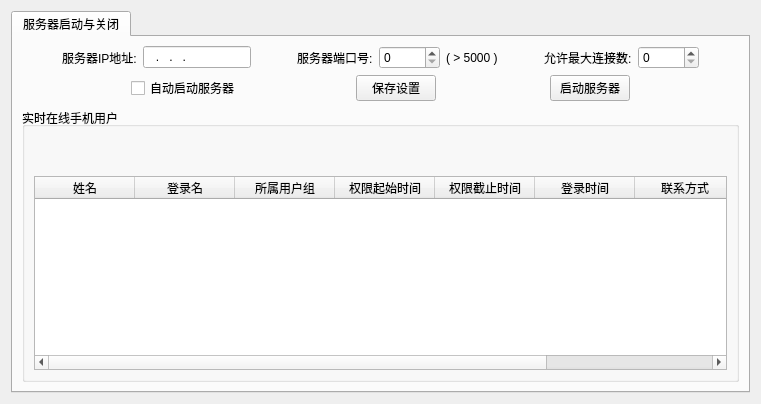
         <widget class="QWidget" name="page_9">
          <layout class="QVBoxLayout" name="verticalLayout_46">
           <item>
            <widget class="QTabWidget" name="tabWidget_6">
             <property name="styleSheet">
              <string notr="true"/>
             </property>
             <property name="currentIndex">
              <number>0</number>
             </property>
             <widget class="QWidget" name="tab_14">
              <attribute name="title">
               <string>服务器启动与关闭</string>
              </attribute>
              <layout class="QVBoxLayout" name="verticalLayout_7">
               <item>
                <layout class="QHBoxLayout" name="horizontalLayout_52">
                 <item>
                  <spacer name="horizontalSpacer_35">
                   <property name="orientation">
                    <enum>Qt::Horizontal</enum>
                   </property>
                   <property name="sizeHint" stdset="0">
                    <size>
                     <width>40</width>
                     <height>20</height>
                    </size>
                   </property>
                  </spacer>
                 </item>
                 <item>
                  <widget class="QLabel" name="label_33">
                   <property name="text">
                    <string>服务器IP地址:</string>
                   </property>
                  </widget>
                 </item>
                 <item>
                  <widget class="QLineEdit" name="lineEdit_29">
                   <property name="enabled">
                    <bool>true</bool>
                   </property>
                   <property name="inputMask">
                    <string>000.000.000.000</string>
                   </property>
                  </widget>
                 </item>
                 <item>
                  <spacer name="horizontalSpacer_32">
                   <property name="orientation">
                    <enum>Qt::Horizontal</enum>
                   </property>
                   <property name="sizeHint" stdset="0">
                    <size>
                     <width>40</width>
                     <height>20</height>
                    </size>
                   </property>
                  </spacer>
                 </item>
                 <item>
                  <widget class="QLabel" name="label_24">
                   <property name="text">
                    <string>服务器端口号:</string>
                   </property>
                  </widget>
                 </item>
                 <item>
                  <widget class="QSpinBox" name="spinBox_2">
                   <property name="maximum">
                    <number>20000</number>
                   </property>
                  </widget>
                 </item>
                 <item>
                  <widget class="QLabel" name="label_25">
                   <property name="text">
                    <string>( &gt; 5000 )</string>
                   </property>
                  </widget>
                 </item>
                 <item>
                  <spacer name="horizontalSpacer_33">
                   <property name="orientation">
                    <enum>Qt::Horizontal</enum>
                   </property>
                   <property name="sizeHint" stdset="0">
                    <size>
                     <width>40</width>
                     <height>20</height>
                    </size>
                   </property>
                  </spacer>
                 </item>
                 <item>
                  <widget class="QLabel" name="label_10">
                   <property name="text">
                    <string>允许最大连接数:</string>
                   </property>
                  </widget>
                 </item>
                 <item>
                  <widget class="QSpinBox" name="spinBox">
                   <property name="maximum">
                    <number>10000</number>
                   </property>
                  </widget>
                 </item>
                 <item>
                  <spacer name="horizontalSpacer_36">
                   <property name="orientation">
                    <enum>Qt::Horizontal</enum>
                   </property>
                   <property name="sizeHint" stdset="0">
                    <size>
                     <width>40</width>
                     <height>20</height>
                    </size>
                   </property>
                  </spacer>
                 </item>
                </layout>
               </item>
               <item>
                <layout class="QHBoxLayout" name="horizontalLayout_10">
                 <item>
                  <spacer name="horizontalSpacer_34">
                   <property name="orientation">
                    <enum>Qt::Horizontal</enum>
                   </property>
                   <property name="sizeHint" stdset="0">
                    <size>
                     <width>40</width>
                     <height>20</height>
                    </size>
                   </property>
                  </spacer>
                 </item>
                 <item>
                  <widget class="QCheckBox" name="checkBox">
                   <property name="text">
                    <string>自动启动服务器</string>
                   </property>
                  </widget>
                 </item>
                 <item>
                  <spacer name="horizontalSpacer_106">
                   <property name="orientation">
                    <enum>Qt::Horizontal</enum>
                   </property>
                   <property name="sizeHint" stdset="0">
                    <size>
                     <width>40</width>
                     <height>20</height>
                    </size>
                   </property>
                  </spacer>
                 </item>
                 <item>
                  <widget class="QPushButton" name="pushButton_21">
                   <property name="minimumSize">
                    <size>
                     <width>75</width>
                     <height>0</height>
                    </size>
                   </property>
                   <property name="text">
                    <string>保存设置</string>
                   </property>
                   <property name="icon">
                    <iconset>
                     <normaloff>:/image/gtk-save.png</normaloff>:/image/gtk-save.png</iconset>
                   </property>
                  </widget>
                 </item>
                 <item>
                  <spacer name="horizontalSpacer_107">
                   <property name="orientation">
                    <enum>Qt::Horizontal</enum>
                   </property>
                   <property name="sizeHint" stdset="0">
                    <size>
                     <width>40</width>
                     <height>20</height>
                    </size>
                   </property>
                  </spacer>
                 </item>
                 <item>
                  <widget class="QPushButton" name="pushButton_72">
                   <property name="minimumSize">
                    <size>
                     <width>75</width>
                     <height>0</height>
                    </size>
                   </property>
                   <property name="text">
                    <string>启动服务器</string>
                   </property>
                   <property name="icon">
                    <iconset resource="../IOT_pro/resource.qrc">
                     <normaloff>:/image/ball_off.ico</normaloff>:/image/ball_off.ico</iconset>
                   </property>
                  </widget>
                 </item>
                 <item>
                  <spacer name="horizontalSpacer_17">
                   <property name="orientation">
                    <enum>Qt::Horizontal</enum>
                   </property>
                   <property name="sizeHint" stdset="0">
                    <size>
                     <width>40</width>
                     <height>20</height>
                    </size>
                   </property>
                  </spacer>
                 </item>
                </layout>
               </item>
               <item>
                <widget class="QGroupBox" name="groupBox_10">
                 <property name="title">
                  <string>实时在线手机用户</string>
                 </property>
                 <property name="alignment">
                  <set>Qt::AlignLeading|Qt::AlignLeft|Qt::AlignVCenter</set>
                 </property>
                 <layout class="QVBoxLayout" name="verticalLayout_48">
                  <item>
                   <spacer name="verticalSpacer_45">
                    <property name="orientation">
                     <enum>Qt::Vertical</enum>
                    </property>
                    <property name="sizeType">
                     <enum>QSizePolicy::Minimum</enum>
                    </property>
                    <property name="sizeHint" stdset="0">
                     <size>
                      <width>20</width>
                      <height>40</height>
                     </size>
                    </property>
                   </spacer>
                  </item>
                  <item>
                   <widget class="QTableWidget" name="tableWidget_4">
                    <property name="styleSheet">
                     <string notr="true"/>
                    </property>
                    <column>
                     <property name="text">
                      <string>姓名</string>
                     </property>
                    </column>
                    <column>
                     <property name="text">
                      <string>登录名</string>
                     </property>
                    </column>
                    <column>
                     <property name="text">
                      <string>所属用户组</string>
                     </property>
                    </column>
                    <column>
                     <property name="text">
                      <string>权限起始时间</string>
                     </property>
                    </column>
                    <column>
                     <property name="text">
                      <string>权限截止时间</string>
                     </property>
                    </column>
                    <column>
                     <property name="text">
                      <string>登录时间</string>
                     </property>
                    </column>
                    <column>
                     <property name="text">
                      <string>联系方式</string>
                     </property>
                    </column>
                    <column>
                     <property name="text">
                      <string/>
                     </property>
                    </column>
                   </widget>
                  </item>
                 </layout>
                </widget>
               </item>
              </layout>
             </widget>
            </widget>
           </item>
          </layout>
         </widget>
